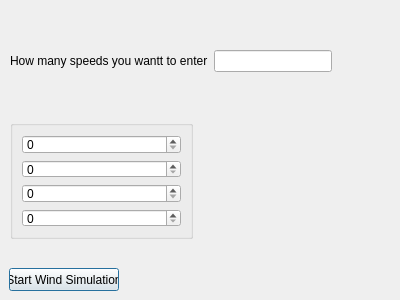
<?xml version="1.0" encoding="UTF-8"?>
<ui version="4.0">
 <class>Dialog</class>
 <widget class="QDialog" name="Dialog">
  <property name="geometry">
   <rect>
    <x>0</x>
    <y>0</y>
    <width>400</width>
    <height>300</height>
   </rect>
  </property>
  <property name="windowTitle">
   <string>Dialog</string>
  </property>
  <widget class="QGroupBox" name="groupBox">
   <property name="geometry">
    <rect>
     <x>10</x>
     <y>120</y>
     <width>183</width>
     <height>119</height>
    </rect>
   </property>
   <layout class="QVBoxLayout" name="verticalLayout">
    <item>
     <widget class="QSpinBox" name="spinBox1"/>
    </item>
    <item>
     <widget class="QSpinBox" name="spinBox2"/>
    </item>
    <item>
     <widget class="QSpinBox" name="spinBox3"/>
    </item>
    <item>
     <widget class="QSpinBox" name="spinBox4"/>
    </item>
   </layout>
  </widget>
  <widget class="QPushButton" name="pushButton">
   <property name="geometry">
    <rect>
     <x>9</x>
     <y>268</y>
     <width>110</width>
     <height>23</height>
    </rect>
   </property>
   <property name="text">
    <string>Start Wind Simulation</string>
   </property>
  </widget>
  <widget class="QWidget" name="">
   <property name="geometry">
    <rect>
     <x>10</x>
     <y>50</y>
     <width>322</width>
     <height>22</height>
    </rect>
   </property>
   <layout class="QHBoxLayout" name="horizontalLayout">
    <item>
     <widget class="QLabel" name="label">
      <property name="text">
       <string>How many speeds you wantt to enter</string>
      </property>
     </widget>
    </item>
    <item>
     <widget class="QLineEdit" name="lineEdit"/>
    </item>
   </layout>
  </widget>
 </widget>
 <resources/>
 <connections/>
</ui>
